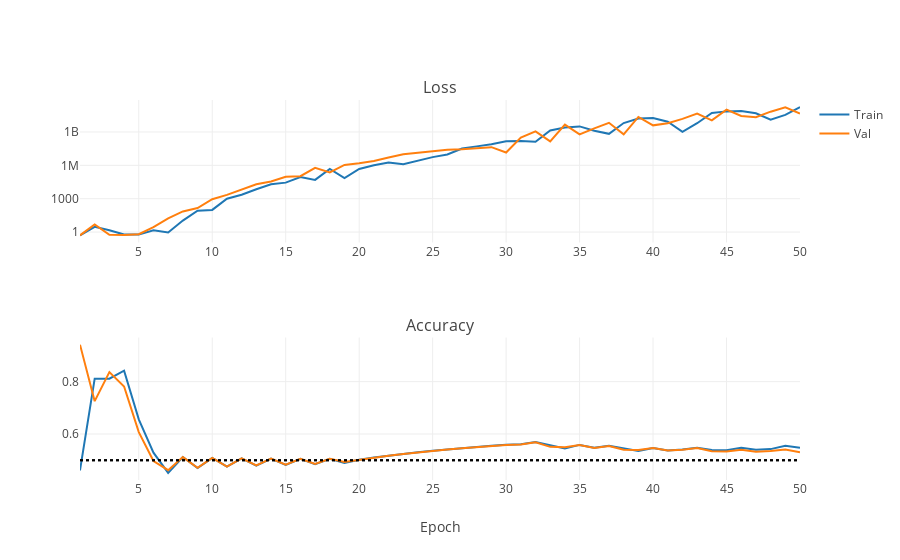

Source (notebook cell):
### Markdown cell above
Hmm.. How about downscale=4?

### Code cell
iplot(plot_training_stats("/DATA/Dropbox/LOOTRPV/Personal_programming/MachineLearning/Tutorials/ImageRecognition/NNs/AlexNet_logs/5_downscale4.log"))
